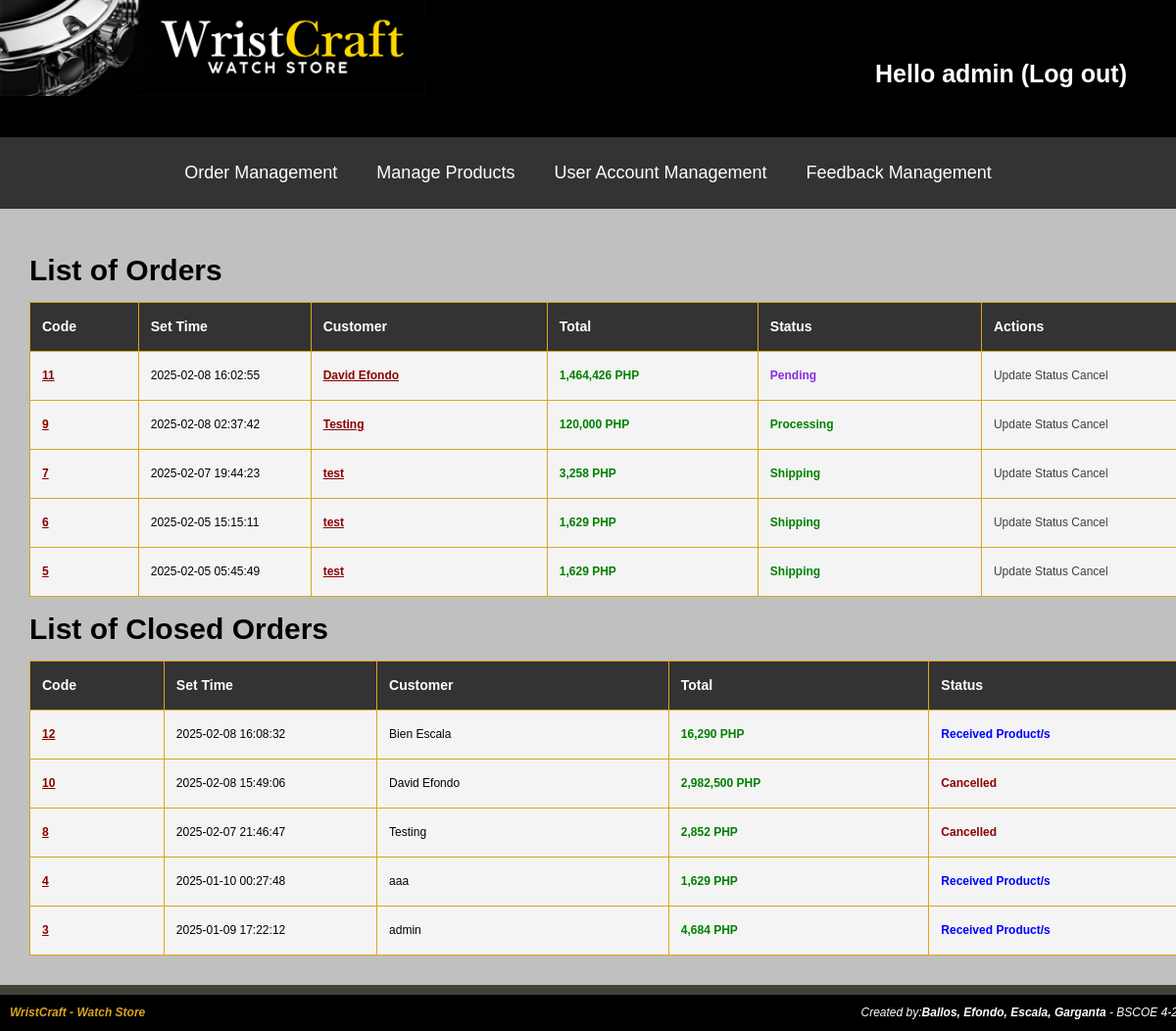
Screenshot of /WristCraft/www/ordersmanager.php (signed in) with the database file from the repository.
### tables this page shows
CREATE TABLE `orders` (
  `Id` int(11) NOT NULL,
  `CreateTime` datetime NOT NULL,
  `CloseTime` datetime NOT NULL,
  `Status` int(11) NOT NULL,
  `UserId` int(11) DEFAULT NULL,
  `Name` varchar(255) NOT NULL,
  `Address` text NOT NULL,
  `Phone` varchar(12) NOT NULL,
  `Email` varchar(255) DEFAULT NULL,
  `Request` text DEFAULT NULL
);

### WristCraft/www/ultility/userultilities.php (called while the page is built, shortened)
<?php
function getUserById($con, $userId) {
    $sql = "SELECT * FROM `users` WHERE Id = '$userId'";
    $result = mysqli_query($con, $sql);
    if (mysqli_num_rows($result) === 1) {
        return mysqli_fetch_array($result);
    } else {
        return '';
    }
}
?>

### WristCraft/www/ordersmanager.php (the view, shortened to what this page needs)
<?php
require_once './data/dbconnect.php';
include './ultility/userultilities.php';
include './ultility/orderultilities.php';
?>
<!doctype html>
<html>
    <head>
        <link href="styles/site.css" rel="stylesheet" type="text/css">
        <link href="styles/usercontrolGuest.css" rel="stylesheet" type="text/css">
    </head>
    <body>
        <div class="divContainer">
            <?php include './Templates/adminheader.php'; ?>
    <div style="background-color: #333; overflow: hidden; display: flex; justify-content: center; align-items: center; padding: 10px 0;">
        <a href="ordersmanager.php" style="color: white; padding: 14px 20px; text-align: center; text-decoration: none; font-size: 18px; transition: background-color 0.3s;">Order Management</a>
        <a href="Crud.php" style="color: white; padding: 14px 20px; text-align: center; text-decoration: none; font-size: 18px; transition: background-color 0.3s;">Manage Products</a>
        <a href="usersmanager.php" style="color: white; padding: 14px 20px; text-align: center; text-decoration: none; font-size: 18px; transition: background-color 0.3s;">User Account Management</a>
        <a href="feedbacksmanager.php" style="color: white; padding: 14px 20px; text-align: center; text-decoration: none; font-size: 18px; transition: background-color 0.3s;">Feedback Management</a>
    </div>
    <div class="divWrapper_2">
    <article class="articleContent">
        <p class="pPageTitle">List of Orders</p>
        <section>
            <table class="tableCart" id="tableCart" border="1" cellpadding="5" cellspacing="0">
                <tr id="trTop_TableCart">
                    <th width="60px">Code</th>
                    <th width="110px">Set Time</th>
                    <th width="160px">Customer</th>
                    <th width="140px">Total</th>
                    <th width="150px">Status</th>
                    <th width="150px">Actions</th>
                </tr>
                <?php
                    $sql = "SELECT * FROM `orders` WHERE Status <> 4 AND Status <> 5 ORDER BY Id DESC";
                    $result = mysqli_query($con, $sql);
                    if (mysqli_num_rows($result) >= 1) {
                        while ($row = mysqli_fetch_assoc($result)) {
                            $order = getOrderById($con, $row['Id']);
                ?>
                <tr>
                    <td>
                        <a class="aContent" href="adminorderdetails.php?id=<?php echo $order['Id']; ?>"><?php echo $order['Id']; ?></a>
                    </td>
                    <td>
                        <?php echo $order['CreateTime']; ?>
                    </td>
                    <td>
                        <?php
                        if ($order['UserId'] != NULL) {
                        ?>
                        <a class="aContent" href="userdetails.php?id=<?php echo $order['UserId']; ?>"><?php echo $order['Name']; ?></a>
                        <?php
                        } else {
                           echo $order['Name'];
                        }
                        ?>
                    </td>
                    <td>
                        <span class="spanProductPrice">
                        <?php echo getOrderTotal($con, $order['Id'])." PHP"; ?>
                        </span>
                    </td>
                    <td>
                        <?php echo getOrderStatus($con, $row['Status']); ?>
                    </td>
                    <td>
                        <a href="incrementOrder.php?id=<?php echo $order['Id']; ?>" class="actionButton">Update Status</a>
                        <a href="cancelOrder.php?id=<?php echo $order['Id']; ?>" class="actionButton" onclick="return confirm('Are you sure you want to cancel this order?');">Cancel</a>
                    </td>
                </tr>
                <?php
                        }
                    }
                ?>
            </table>
        </section>
                            <p class="pPageTitle">List of Closed Orders</p>
                            <section>
                                <table class="tableCart" id="tableCart" border="1" cellpadding="5" cellspacing="0">
                                    <tr id="trTop_TableCart">
                                      <th width="60px">Code</th>
                                      <th width="110px">Set Time</th>
                                      <th width="160px">Customer</th>
                                      <th width="140px">Total</th>
                                      <th width="150px">Status</th>
                                    </tr>
                                    <?php
                                        $sql = "SELECT * FROM `orders` WHERE Status = 4 OR Status = 5 ORDER BY Id DESC";
                                        $result = mysqli_query($con, $sql);
                                        if (mysqli_num_rows($result) >= 1) {
                                            while ($row = mysqli_fetch_assoc($result)) {
                                                $order = getOrderById($con, $row['Id']);
                                    ?>
                                    <tr>
                                        <td>
                                            <a class="aContent" href="adminorderdetails.php?id=<?php echo $order['Id']; ?>"><?php echo $order['Id']; ?></a>
                                        </td>
                                        <td>
                                            <?php echo $order['CreateTime']; ?>
                                        </td>
                                        <td>
                                            <?php echo $order['Name']; ?>
                                        </td>
                                        <td>
                                            <span class="spanProductPrice">
                                            <?php echo getOrderTotal($con, $order['Id'])." PHP"; ?>
                                            </span>
                                        </td>
                                        <td>
                                            <?php echo getOrderStatus($con, $order['Status']); ?>
                                        </td>
                                    </tr>
                                    <?php
                                            }
                                        }
                                    ?>
                                </table>
                            </section>
                        </article>
                    </div>
                </div>
            <?php include './Templates/footer.php'; ?>
    </body>
</html>

### WristCraft/www/ultility/orderultilities.php (shortened to what this page needs)
<?php
function getOrderStatus($con, $status) {
    switch ($status) {
        case 0:
            return "<span style='color: blueviolet; font-weight:bold'>Pending</span>";
        case 1:
            return "<span style='color: green; font-weight:bold'>Processing</span>";
        case 3:
            return "<span style='color: green; font-weight:bold'>Shipping</span>";
        case 4:
            return "<span style='color: blue; font-weight:bold'>Received Product/s</span>";
        case 5:
            return "<span style='color: darkred; font-weight:bold'>Cancelled</span>";
    }
}
function getOrderTotal($con, $id) {
    $query = "SELECT * FROM `orderlines` WHERE OrderId = $id";
    $result = mysqli_query($con, $query);
    $total = 0.0;
    if (mysqli_num_rows($result) >= 1) {
        while ($row = mysqli_fetch_assoc($result)) {
            $total += floatval($row['Price']) * floatval($row['Quantity']);
        }
    }
    return number_format($total, 0, ".", ",");
}
function getOrderById($con, $id) {
    $sql = "SELECT * FROM `orders` WHERE Id = $id";
    $result = mysqli_query($con, $sql);
    if (mysqli_num_rows($result) === 1) {
        $order = mysqli_fetch_array($result);
        if ($order['UserId'] != NULL) {
            $user = getUserById($con, $order['UserId']);
            $order['Name'] = $user['Name'];
            $order['Email'] = $user['Email'];
        }
        $order['lines'] = array();
        $order['lines'] = getOrderLinesByOrderId($con, $id);
        $order['total'] = getOrderTotal($con, $id);
        return $order;
    }
    return NULL;
}
function getOrderLinesByOrderId($con, $orderId) {
    $sql = "SELECT * FROM `orderlines` WHERE OrderId = $orderId";
    $result = mysqli_query($con, $sql);
    if (mysqli_num_rows($result) >= 1) {
        $orderlines = array();
        while ($line=mysqli_fetch_assoc($result)) {
            $orderlines[] = $line;
        }
        return $orderlines;
    }
    return NULL;
}
?>

### WristCraft/www/styles/site.css (style rules this page uses)
body { font: 100%/1.4 Verdana, Arial, Helvetica, sans-serif; background-color: #42413C; margin: 0; padding: 0; color: #000; }
p { margin: 20px 0 10px; line-height: 25px; }
a:link { color: #42413C; text-decoration: none; }
header, section, footer, aside, article, figure { display: block; }
.divContainer { background-color: #42413C; margin: 0 auto; display: flex; flex-direction: column; min-height: 100vh; }
.divWrapper_2 { display: flex; flex-wrap: wrap; flex-direction: column; overflow: hidden; background-color: silver; position: relative; margin-bottom: 10px; flex: 1; }
.articleContent { margin: 10px; width: 100%; float: right; line-height: 25px; }
.pPageTitle { font-weight: bold; font-size: 30px; }
a.aContent, a.aContent:visited, a.aContent:hover, a.aContent:active, a.aContent:focus { font-weight: bold; color: darkred; text-decoration: underline; }

### WristCraft/www/styles/usercontrolGuest.css (style rules this page uses)
.tableCart { border-color: goldenrod; border-width: thin; font-size: 12px; }
.tableCart tr#trTop_TableCart { background: #000; color: goldenrod; }
.tableCart td { border-color: goldenrod; padding-left: 10px; }
.tableCart th { text-align: center; font-size: 14px; }
.spanProductPrice { color: darkred; font-size: 12px; font-weight: bold; }

### WristCraft/www/ordersmanager.php (style rules this page uses)
.divWrapper_2 { display: flex; justify-content: center; align-items: center; height: 100vh; margin: 0; }
.articleContent { padding: 20px; }
.tableCart { width: 100%; border-collapse: collapse; margin-top: 20px; }
.tableCart th, .tableCart td { padding: 12px; text-align: left; }
.tableCart th { background-color: #333; color: #fff; }
.tableCart td { background-color: #f4f4f4; }
.aContent { text-decoration: none; color: #007BFF; }
.spanProductPrice { color: green; font-weight: bold; }

### rows the page displays
orders: Id "11", CreateTime "2025-02-08 16:02:55", Name "David Efondo", Id "1,464,426", Status "Pending"
orders: Id "9", CreateTime "2025-02-08 02:37:42", Name "Testing", Id "120,000", Status "Processing"
orders: Id "7", CreateTime "2025-02-07 19:44:23", Name "test", Id "3,258", Status "Shipping"
orders: Id "6", CreateTime "2025-02-05 15:15:11", Name "test", Id "1,629", Status "Shipping"
orders: Id "5", CreateTime "2025-02-05 05:45:49", Name "test", Id "1,629", Status "Shipping"
orders: Id "12", CreateTime "2025-02-08 16:08:32", Name "Bien Escala", Id "16,290", Status "Received Product/s"
orders: Id "10", CreateTime "2025-02-08 15:49:06", Name "David Efondo", Id "2,982,500", shows "Cancelled"
orders: Id "8", CreateTime "2025-02-07 21:46:47", Name "Testing", Id "2,852", Status "Cancelled"
orders: Id "4", CreateTime "2025-01-10 00:27:48", Name "aaa", Id "1,629", Status "Received Product/s"
orders: Id "3", CreateTime "2025-01-09 17:22:12", Name "admin", Id "4,684", Status "Received Product/s"

### other values shown
$_SESSION['name'] "admin"
